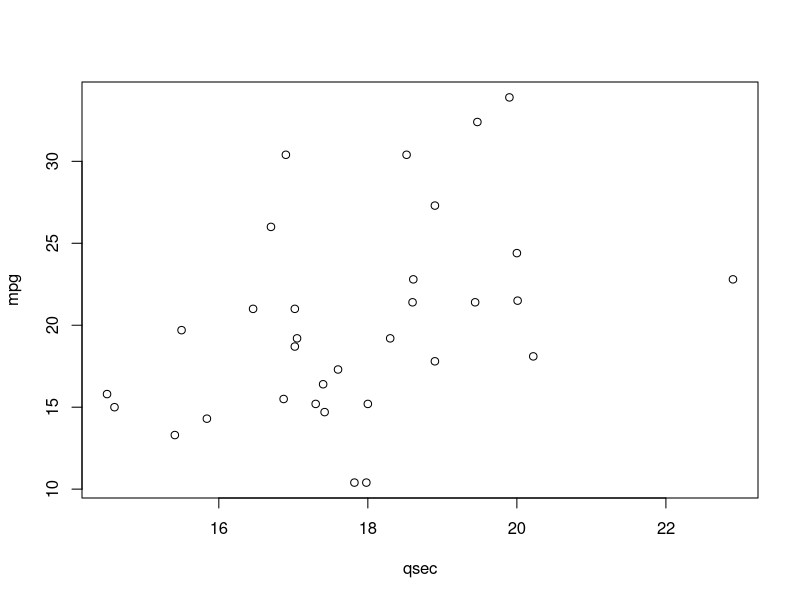
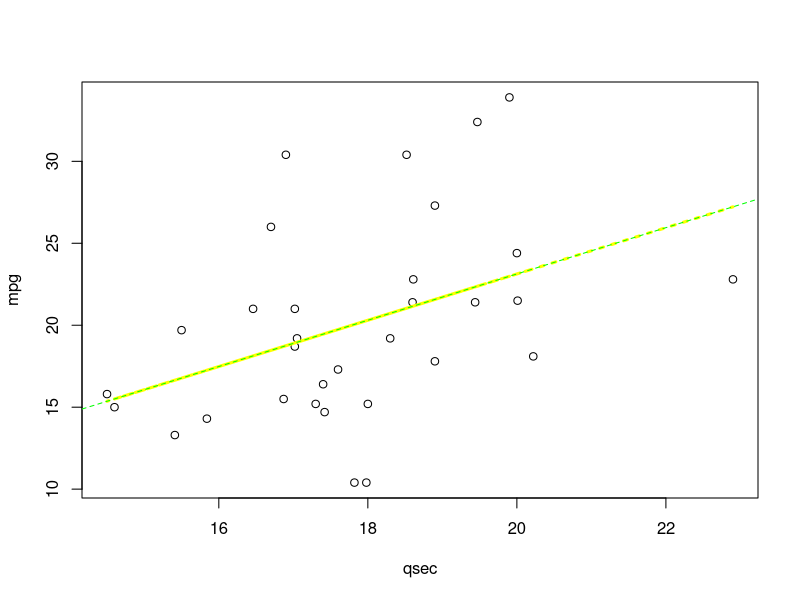

Recreate these plots in R, in order.
## ---- chunk 1
knitr::opts_chunk$set(echo = TRUE)
## ---- chunk 2
data("mtcars")
head(mtcars)
## ---- chunk 3
fit1 <- lm(mpg ~ qsec, mtcars)
summary(fit1)
## ---- chunk 4
with(mtcars, plot(qsec, mpg))
## ---- chunk 5
yhat0 <- predict(fit1)
yhat1 <- fitted(fit1)
yhat2 <- coef(fit1)[1] + coef(fit1)[2] * mtcars$qsec

hatdf <- data.frame(yhat0, yhat1, yhat2)
head(hatdf)
## ---- chunk 6
with(mtcars, plot(qsec, mpg))
lines(mtcars$qsec, yhat0, col = "yellow", lty = 3, lwd = 3)
abline(fit1, col = "green", lty = 2)
## ---- chunk 7
y_mean <- mean(mtcars$mpg)
y_mean
## ---- chunk 8
TSS <- sum((mtcars$mpg - y_mean)^2)
TSS
## ---- chunk 9
RegSS <- sum((yhat0 - y_mean)^2)
## ---- chunk 10
ESS <- sum((mtcars$mpg - yhat0)^2)
## ---- chunk 11
RegSS + ESS 
## ---- chunk 12
x_mean <- mean(mtcars$qsec)
## ---- chunk 13
x <- mtcars$qsec
y <- mtcars$mpg
beta1 <- sum ((x - x_mean) * (y - y_mean)) / sum ((x - x_mean)^2 )
## ---- chunk 14
beta0 <- y_mean - (beta1 * x_mean)
## ---- chunk 15
coef(fit1)
## ---- chunk 16
beta0
beta1
